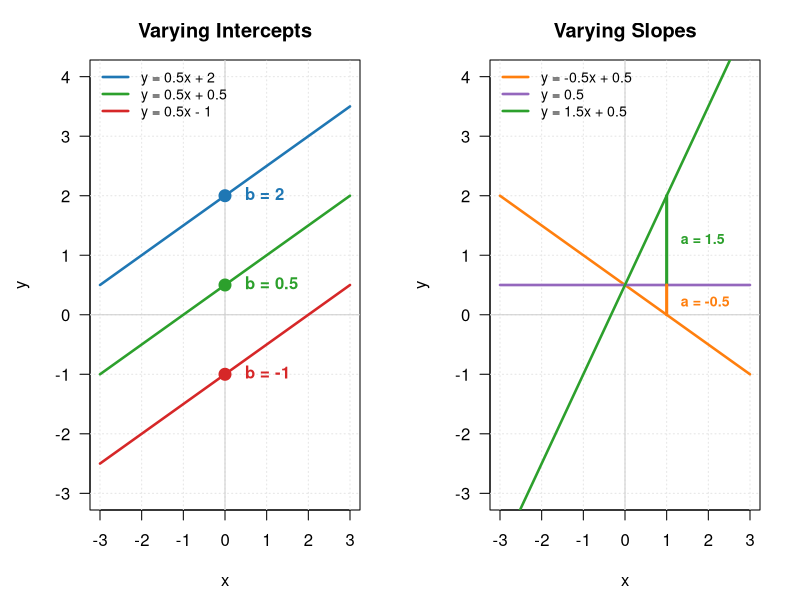
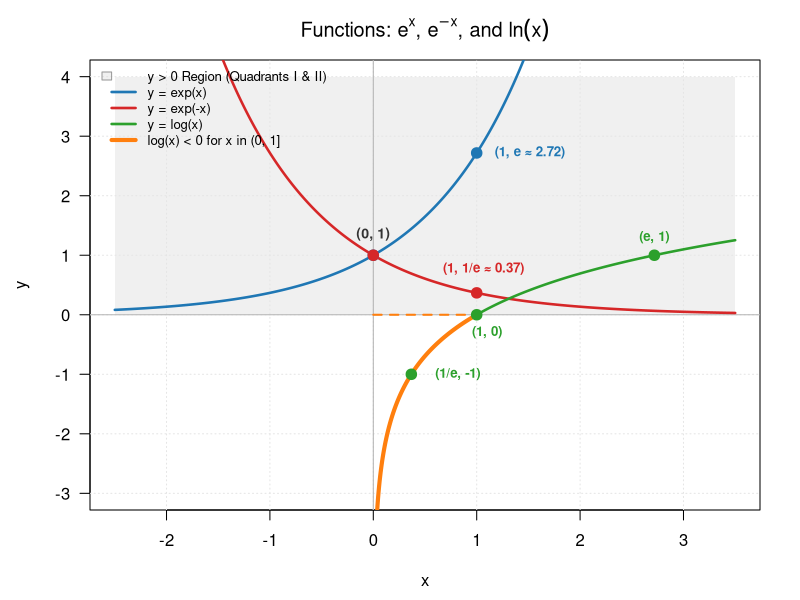
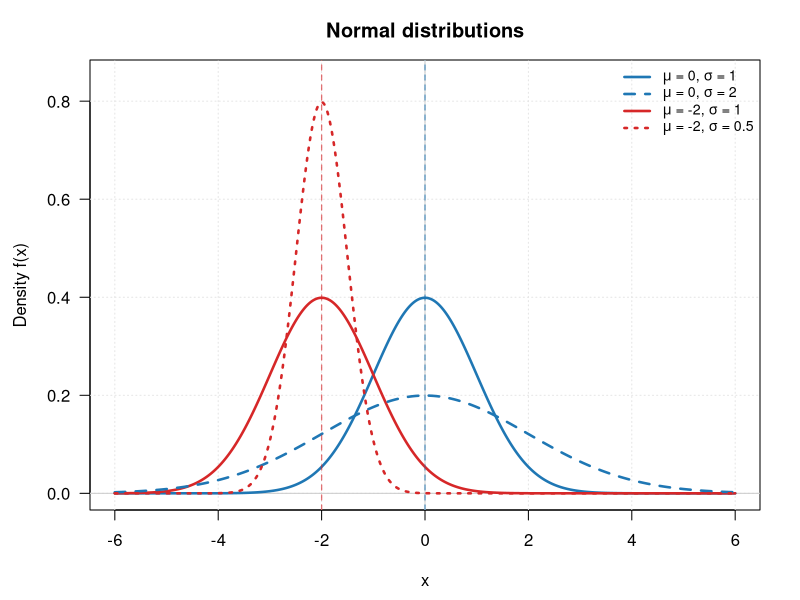
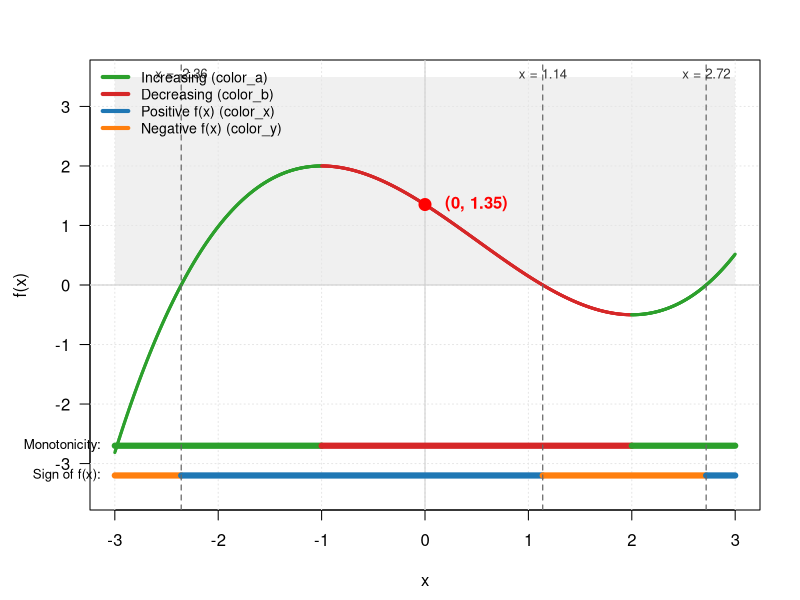

Recreate these plots in R, in order.
## ---- chunk 1
#| label: fig-linear
#| fig-cap: "Illustration of varying the intercept (left) and the slope in y = ax + b."
# Set up side-by-side layout (1 row, 2 columns)
par(mfrow = c(1, 2), mar = c(4.5, 4.5, 3, 2))

# Common x domain and plot range
x <- seq(-3, 3, length.out = 100)
y_lim <- c(-3, 4)

# ==============================================================================
# LEFT PANEL: Varying Intercepts (Same Slope m = 0.5)
# ==============================================================================
plot(NA, xlim = c(-3, 3), ylim = y_lim, las = 1,
     main = "Varying Intercepts",
     xlab = "x", ylab = "y")
grid(col = "gray90", lty = "dotted")
abline(h = 0, v = 0, col = "gray80", lty = 1)

# Line 1: y = 0.5x + 2
lines(x, 0.5 * x + 2, col = "#1f77b4", lwd = 2.5)
# text(1.8, 0.5 * 1.8 + 2, labels = "y = 0.5x + 2", col = "#1f77b4", pos = 3, srt = 14, font = 2)

# Line 2: y = 0.5x + 0.5
lines(x, 0.5 * x + 0.5, col = "#2ca02c", lwd = 2.5)
# text(1.8, 0.5 * 1.8 + 0.5, labels = "y = 0.5x + 0.5", col = "#2ca02c", pos = 3, srt = 14, font = 2)

# Line 3: y = 0.5x - 1
lines(x, 0.5 * x - 1, col = "#d62728", lwd = 2.5)
# text(1.8, 0.5 * 1.8 - 1, labels = "y = 0.5x - 1", col = "#d62728", pos = 3, srt = 14, font = 2)

# Add Intercept Points & Labels (Left Panel)
intercepts_left <- c(2, 0.5, -1)
colors_left     <- c("#1f77b4", "#2ca02c", "#d62728")

points(rep(0, 3), intercepts_left, col = colors_left, pch = 19, cex = 1.6)
text(rep(0, 3), intercepts_left,
     labels = paste0("  b = ", intercepts_left),
     col = colors_left, pos = 4, font = 2)

# Add Legend to Left Panel
legend("topleft",
       legend = c("y = 0.5x + 2",
                  "y = 0.5x + 0.5",
                  "y = 0.5x - 1"),
       col = colors_left,
       lty = 1, lwd = 2.5, bty = "n", cex = 0.85)

# ==============================================================================
# RIGHT PANEL: Varying Slopes (Same Intercept b = 0.5)
# ==============================================================================
plot(NA, xlim = c(-3, 3), ylim = y_lim, las = 1,
     main = "Varying Slopes",
     xlab = "x", ylab = "y")
grid(col = "gray90", lty = "dotted")
abline(h = 0, v = 0, col = "gray80", lty = 1)

# Line 1: y = -1.5x + 0.5
lines(x, -0.5 * x + 0.5, col = "#ff7f0e", lwd = 2.5)
# text(-1.5, -1.5 * (-1.5) + 0.5, labels = "y = -1x + 0.5", col = "#9467bd", pos = 4, srt = -38, font = 2)

# Line 2: y = 0x + 0.5
lines(x, 0 * x + 0.5, col = "#9467bd", lwd = 2.5)
# text(1.5, 0.5, labels = "y = 0.5", col = "#ff7f0e", pos = 3, font = 2)

# Line 3: y = 1 x + 0.5
lines(x, 1.5 * x + 0.5, col = "#2ca02c", lwd = 2.5)
# text(1.5, 0.5 * 1.5 + 0.5, labels = "y = 1x + 0.5", col = "#2ca02c", pos = 3, srt = 14, font = 2)

# Add Intercept Point & Label (Right Panel - Shared at x = 0, y = 0.5)
#points(0, 0.5, col = "#333333", pch = 19, cex = 1.8)
#text(0, 0.5, labels = "  b = 0.5 (shared)", col = "#333333", pos = 2, font = 2)

colors_right <- c( "#ff7f0e","#9467bd", "#2ca02c")
legend("topleft",
       legend = c("y = -0.5x + 0.5",
                  "y = 0.5",
                  "y = 1.5x + 0.5"),
       col = colors_right,
       lty = 1, lwd = 2.5, bty = "n", cex = 0.85)

# 1. Segment from y = 0.5 to y = -1 (for y = 1.5x + 0.5, slope a = -1.5)
segments(1, 0.5, 1, 2, col = "#2ca02c", lty = 1, lwd = 3)
# points(1, -1.0, col = "#2ca02c", pch = 19, cex = 1.2)
text(1, 1.25, labels = " a = 1.5", col ="#2ca02c" , pos = 4, font = 2, cex = 0.85)

# # 2. Horizontal base indicator from x = 0 to x = 1 along y = 0.5
# segments(0, 0.5, 1, 0.5, col = "gray40", lty = 3, lwd = 1.5)

# 3. Segment from y = 0.5 to y = 1 (for y = -0.5x + 0.5, slope a = +0.5)
segments(1, 0.5, 1, 0, col = "#ff7f0e", lty = 1, lwd = 3)
# points(1, 1.0, col = "#ff7f0e", pch = 19, cex = 1.2)
text(1, 0.2, labels = " a = -0.5", col = "#ff7f0e", pos = 4, font = 2, cex = 0.85)


# Reset plotting layout parameter
par(mfrow = c(1, 1))
## ---- chunk 2
# Define the functions
f_exp_pos <- function(x) exp(x)
f_exp_neg <- function(x) exp(-x)
f_log     <- function(x) log(x)

# Setup plotting range and x domain
x_lim <- c(-2.5, 3.5)
y_lim <- c(-3, 4)

# Create domain vectors
x_full <- seq(-2.5, 3.5, length.out = 1000)
x_pos  <- seq(0.01, 3.5, length.out = 1000)  # Domain for log(x) > 0

# Color palette
col_exp_pos <- "#1f77b4"  # Blue for exp(x)
col_exp_neg <- "#d62728"  # Red for exp(-x)
col_log     <- "#2ca02c"  # Green for log(x)
col_neg_seg <- "#ff7f0e"  # Orange for log(x) negative segment

# 1. Blank Plot Frame
plot(NA, xlim = x_lim, ylim = y_lim, las = 1,
     main = expression(paste("Functions: ", e^x, ", ", e^-x, ", and ", ln(x))),
     xlab = "x", ylab = "y")

# 2. Gray rectangle for positive quadrants (y > 0, Quadrants I & II)
rect(xleft = x_lim[1], ybottom = 0, xright = x_lim[2], ytop = y_lim[2],
     col = adjustcolor("gray85", alpha.f = 0.4), border = NA)

# Grid and reference axes
grid(col = "gray90", lty = "dotted")
abline(h = 0, v = 0, col = "gray70", lty = 1)

# 3. Plot Function Curves
lines(x_full, f_exp_pos(x_full), col = col_exp_pos, lwd = 2.5)
lines(x_full, f_exp_neg(x_full), col = col_exp_neg, lwd = 2.5)
lines(x_pos,  f_log(x_pos),     col = col_log,     lwd = 2.5)

# 4. Highlight Segment where log(x) is negative for x in (0, 1]
x_log_neg <- seq(0.01, 1, length.out = 200)
lines(x_log_neg, f_log(x_log_neg), col = col_neg_seg, lwd = 4)
segments(0, 0, 1, 0, col = col_neg_seg, lty = 2, lwd = 2) # X-axis indicator

# 5. Points & Labels for Exponential Functions (x = 0, x = 1)
pts_exp_x <- c(0, 0, 1, 1)
pts_exp_y <- c(exp(0), exp(0), exp(1), exp(-1))
pts_exp_col <- c(col_exp_pos, col_exp_neg, col_exp_pos, col_exp_neg)
pts_exp_lbl <- c("(0, 1)", "(0, 1)", paste0("(1, e \u2248 ", round(exp(1), 2), ")"),
                 paste0("(1, 1/e \u2248 ", round(exp(-1), 2), ")"))

points(pts_exp_x, pts_exp_y, col = pts_exp_col, pch = 19, cex = 1.4)
text(0, exp(0) + 0.35, labels = "(0, 1)", col = "#333333", font = 2, cex = 0.85)
text(1, exp(1),  labels = paste0("  ", pts_exp_lbl[3]), col = col_exp_pos, pos = 4, font = 2, cex = 0.8)
text(0.5, 0.4 + exp(-1), labels = paste0("  ", pts_exp_lbl[4]), col = col_exp_neg, pos = 4, font = 2, cex = 0.8)

# 6. Points & Labels for Logarithm (x = 1/e, x = 1, x = e)
x_log_pts <- c(1/exp(1), 1, exp(1))
y_log_pts <- log(x_log_pts)
log_lbls  <- c("(1/e, -1)", "(1, 0)", "(e, 1)")

points(x_log_pts, y_log_pts, col = col_log, pch = 19, cex = 1.4)
text(0.45 + x_log_pts[1], y_log_pts[1] , labels = log_lbls[1], col = col_log, font = 2, cex = 0.8)
text(x_log_pts[2] + 0.1, y_log_pts[2] - 0.3, labels = log_lbls[2], col = col_log, font = 2, cex = 0.8)
text(x_log_pts[3], y_log_pts[3] + 0.3, labels = log_lbls[3], col = col_log, font = 2, cex = 0.8)

# Legend
legend("topleft",
       legend = c("y > 0 Region (Quadrants I & II)",
                  "y = exp(x)",
                  "y = exp(-x)",
                  "y = log(x)",
                  "log(x) < 0 for x in (0, 1]"),
       fill = c(adjustcolor("gray85", alpha.f = 0.4), NA, NA, NA, NA),
       border = c("gray60", NA, NA, NA, NA),
       col = c(NA, col_exp_pos, col_exp_neg, col_log, col_neg_seg),
       lty = c(NA, 1, 1, 1, 1), lwd = c(NA, 2.5, 2.5, 2.5, 4),
       bty = "n", cex = 0.8)
## ---- chunk 3
# Define parameter sets (mean and sd) for the 4 Gaussian PDFs
means <- c(0, -2, 0, -2)
sds   <- c(1, 1, 2, 0.5)

# Define color palette
colors <- c("#1f77b4", "#d62728", "#1f77b4", "#d62728")
linetype <- c(1, 1 , 2, 3 )

# Define x domain and function for evaluation
x <- seq(-6, 6, length.out = 1000)

# Set up blank plot frame
plot(NA, xlim = c(-6, 6), ylim = c(0, 0.85), las = 1,
     main = "Normal distributions",
     xlab = "x", ylab = "Density f(x)")

grid(col = "gray90", lty = "dotted")
abline(h = 0, v = 0, col = "gray80", lty = 1)

# Plot each Gaussian curve and mark its mean with a vertical line
for (i in 1:4) {
  y <- dnorm(x, mean = means[i], sd = sds[i])
  lines(x, y, col = colors[i], lwd = 2.5, lty = linetype[i])
  abline(v = means[i], col = adjustcolor(colors[i], alpha.f = 0.4), lty = 2, lwd = 1.2)
}

# Add Legend
legend("topright",
       legend = c(expression(paste(mu, " = 0, ", sigma, " = 1")),
                  expression(paste(mu, " = 0, ", sigma, " = 2")),
                  expression(paste(mu, " = -2, ", sigma, " = 1")),
                  expression(paste(mu, " = -2, ", sigma, " = 0.5"))),
       col = colors[c(1, 3, 2, 4)], lty = linetype[c(1, 3, 2, 4)], lwd = 2.5, bty = "n", cex = 0.85)
## ---- chunk 4
# 1. Define the cubic function and its derivative
f  <- function(x) (5/27)*x^3 - (5/18)*x^2 - (10/9)*x + (73/54)
df <- function(x) (5/9)*x^2 - (5/9)*x - (10/9)

# Define color scheme
color_a <- "#2ca02c"  # Increasing / Green
color_b <- "#d62728"  # Decreasing / Red
color_x <- "#1f77b4"  # Positive f(x) / Blue
color_y <- "#ff7f0e"  # Negative f(x) / Orange

# Domain setup x in [-3, 3]
x_lim <- c(-3, 3)
x_vals <- seq(-3, 3, length.out = 1000)
y_vals <- f(x_vals)
y_lim <- c(-3.5, 3.5)

# Calculate real roots where f(x) = 0
roots <- polyroot(c(73/54, -10/9, -5/18, 5/27))
real_roots <- sort(Re(roots[abs(Im(roots)) < 1e-6]))

# Critical points where f'(x) = 0 (x = -1 and x = 2)
crit_pts <- c(-1, 2)

# Set up blank plot frame
plot(NA, xlim = x_lim, ylim = y_lim,
     xlab = "x", ylab = "f(x)", las = 1)

rect(xleft = x_lim[1], ybottom = 0, xright = x_lim[2], ytop = y_lim[2],
     col = adjustcolor("gray85", alpha.f = 0.4), border = NA)

grid(col = "gray90", lty = "dotted")
abline(h = 0, v = 0, col = "gray80", lty = 1)

# 2. Color the main curve: color_a when increasing, color_b when decreasing
for (i in 1:(length(x_vals) - 1)) {
  mid_x <- (x_vals[i] + x_vals[i+1]) / 2
  seg_color <- if (df(mid_x) >= 0) color_a else color_b
  lines(x_vals[i:(i+1)], y_vals[i:(i+1)], col = seg_color, lwd = 3)
}

# 3. Add horizontal segments at the bottom for Increasing / Decreasing
y_seg1 <- -2.7
segments(-3, y_seg1, -1, y_seg1, col = color_a, lwd = 6)
segments(-1, y_seg1,  2, y_seg1, col = color_b, lwd = 6)
segments( 2, y_seg1,  3, y_seg1, col = color_a, lwd = 6)
text(-3, y_seg1, labels = "Monotonicity: ", pos = 2, xpd = TRUE, cex = 0.8)

# 4. Add horizontal segments at the bottom for Positive / Negative (color_x / color_y)
y_seg2 <- -3.2
segments(-3, y_seg2, real_roots[1], y_seg2, col = color_y, lwd = 6)
segments(real_roots[1], y_seg2, real_roots[2], y_seg2, col = color_x, lwd = 6)
segments(real_roots[2], y_seg2, real_roots[3], y_seg2, col = color_y, lwd = 6)
segments(real_roots[3], y_seg2, 3, y_seg2, col = color_x, lwd = 6)
text(-3, y_seg2, labels = "Sign of f(x): ", pos = 2, xpd = TRUE, cex = 0.8)

# # 5. Add vertical segments on the left y-axis for Positive / Negative f(x)
# x_left <- -3
# segments(x_left, 0, x_left, y_lim[2], col = color_x, lwd = 6, xpd = TRUE)
# segments(x_left, y_lim[1], x_left, 0, col = color_y, lwd = 6, xpd = TRUE)

# 6. Add dashed vertical lines with labels where f(x) = 0
for (r in real_roots) {
  abline(v = r, col = "gray40", lty = 2, lwd = 1.2)
  text(r, y_lim[2] - 0.2, labels = paste0("x = ", round(r, 2)),
       col = "gray20", pos = 3, cex = 0.8, xpd = TRUE)
}

# 7. Add red point at y = f(0)
y_0 <- f(0)
points(0, y_0, col = "red", pch = 19, cex = 1.6)
text(0, y_0, labels = paste0("  (0, ", round(y_0, 2), ")"), col = "red", pos = 4, font = 2)

# Legend
legend("topleft",
       legend = c("Increasing (color_a)", "Decreasing (color_b)",
                  "Positive f(x) (color_x)", "Negative f(x) (color_y)"),
       col = c(color_a, color_b, color_x, color_y),
       lwd = 4, bty = "n", cex = 0.85)
